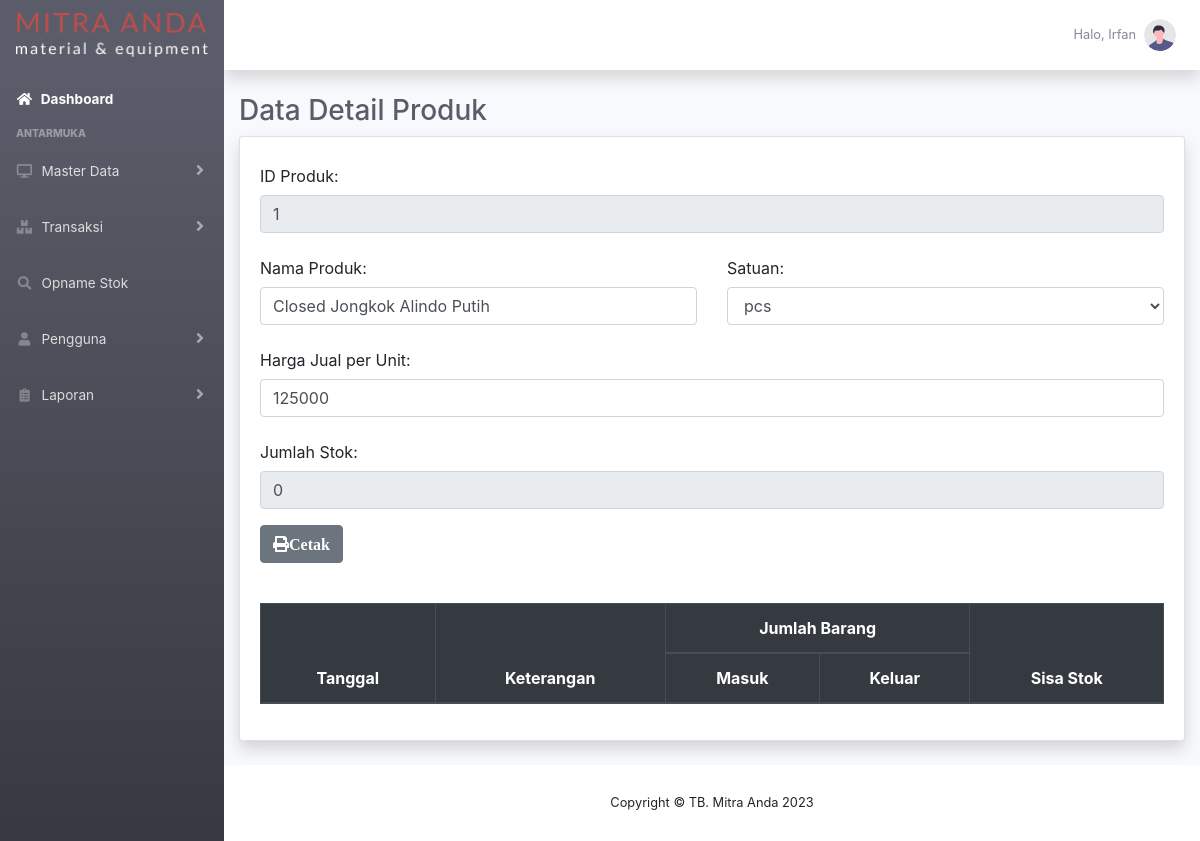
Page /php/modul/master/detailproduk.php?id=1 (signed in) on the committed database.
### tables this page shows
CREATE TABLE `tbproduk` (
  `idProduk` int(11) NOT NULL,
  `Produk` varchar(256) NOT NULL,
  `idSatuan` int(11) NOT NULL,
  `hargaJual` int(11) NOT NULL,
  `stokProduk` int(11) NOT NULL,
  `Status` tinyint(1) NOT NULL
);

CREATE TABLE `tbsatuan` (
  `idSatuan` int(11) NOT NULL,
  `Satuan` varchar(10) NOT NULL,
  `Status` tinyint(1) NOT NULL
);

### php/modul/master/detailproduk.php (the view, shortened to what this page needs)
<?php
    require '../../fungsi.php';
	$fetchIdProduk = $_GET['id'];
    $query = mysqli_query($conn,"SELECT * FROM tbproduk
    INNER JOIN tbsatuan ON tbproduk.idSatuan=tbsatuan.idSatuan
    WHERE idProduk='$fetchIdProduk'");
    $rowProduk = mysqli_fetch_array($query);
	$idProduk=$rowProduk['idProduk'];
    $Produk=$rowProduk['Produk'];
    $hargaJual=$rowProduk['hargaJual'];
    $stokProduk=$rowProduk['stokProduk'];
?>
<!DOCTYPE html>
<html lang="en">
    <head>
        <link href="../../../vendor/fontawesome-free/css/all.min.css" rel="stylesheet" type="text/css">
        <link href="../../../css/sb-admin-2.css" rel="stylesheet">
        <link rel="stylesheet" href="https://maxcdn.bootstrapcdn.com/bootstrap/4.5.2/css/bootstrap.min.css">
        <link rel="stylesheet" type="text/css" href="https://cdnjs.cloudflare.com/ajax/libs/twitter-bootstrap/4.5.2/css/bootstrap.css">
        <link rel="stylesheet" type="text/css" href="https://cdn.datatables.net/1.13.4/css/dataTables.bootstrap4.min.css">
        <link rel="stylesheet" href="https://cdn.jsdelivr.net/npm/bootstrap-select@1.13.14/dist/css/bootstrap-select.min.css">
        <link rel="stylesheet" type="text/css" href="https://cdn.datatables.net/buttons/1.6.5/css/buttons.dataTables.min.css">
        <link rel="stylesheet" href="https://cdn.jsdelivr.net/npm/bootstrap-select@1.13.14/dist/css/bootstrap-select.min.css">
    </head>
    <body id="page-top">
        <div id="wrapper">
            <ul class="navbar-nav bg-gradient-dark sidebar sidebar-dark accordion" id="accordionSidebar">
                <a class="sidebar-brand d-flex align-items-center justify-content-center" href="../../index.php">
                    <img class="img-fluid" src="../../../assets/img/logotext.png"></img>
                </a>
                <li class="nav-item active">
                    <a class="nav-link" href="../../index.php">
                        <i class="fas fa-fw fa-home"></i>
                        <span>Dashboard</span></a>
                </li>
                <div class="sidebar-heading">
                    Antarmuka
                </div>
                <li class="nav-item">
                    <a class="nav-link collapsed" href="#" data-toggle="collapse" data-target="#collapseMaster"
                    aria-expanded="true" aria-controls="collapseMaster">
                        <i class="fas fa-fw fa-desktop"></i>
                        <span>Master Data</span>
                    </a>
                </li>
                <li class="nav-item">
                    <a class="nav-link collapsed" href="#" data-toggle="collapse" data-target="#collapseStok"
                    aria-expanded="true" aria-controls="collapseStok">
                        <i class="fas fa-fw fa-boxes"></i>
                        <span>Transaksi</span>
                    </a>
                </li>
                <?php
                    $jabatan=$_SESSION['Jabatan']=='Owner';
                    $jabatan2=$_SESSION['Jabatan']=='Checker';
                    if($jabatan OR $jabatan2){
                ?>
                <li class="nav-item">
                    <a class="nav-link" href="../opname/dataopname.php">
                    <i class="fas fa-fw fa-search"></i>
                    <span>Opname Stok</span></a>
                </li>
				<?php
                }?>
                <li class="nav-item">
                    <a class="nav-link collapsed" href="#" data-toggle="collapse" data-target="#collapsePengguna"
                    aria-expanded="true" aria-controls="collapsePengguna">
                        <i class="fas fa-fw fa-user"></i>
                        <span>Pengguna</span>
                    </a>
                </li>
                <li class="nav-item">
                    <a class="nav-link collapsed" href="#" data-toggle="collapse" data-target="#collapseLaporan"
                    aria-expanded="true" aria-controls="collapseLaporan">
                        <i class="fas fa-fw fa-clipboard-list"></i>
                        <span>Laporan</span>
                    </a>
                </li>
            </ul>
            <div id="content-wrapper" class="d-flex flex-column">
                <div id="content">
                    <nav class="navbar navbar-expand navbar-light bg-white topbar mb-4 static-top shadow">
                        <ul class="navbar-nav ml-auto">
                            <li class="nav-item dropdown no-arrow">
                                <a class="nav-link dropdown-toggle" href="#" id="userDropdown" role="button"
                                    data-toggle="dropdown" aria-haspopup="true" aria-expanded="false">
                                    <span class="mr-2 d-none d-lg-inline text-gray-600 small"><?php echo 'Halo, '. $_SESSION['Nama'];?></span>
                                    <img class="img-profile rounded-circle"
                                        src="../../../assets/img/undraw_profile.svg">
                                </a>
                            </li>
                        </ul>
                    </nav>
                    <div class="container-fluid">
                        <h1 class="h3 mb-2 text-gray-800">Data Detail Produk</h1>
                        <form method="POST">
                            <div class="card shadow mb-4">
                                <div class="card-body">
                                    <div class="form-group">
                                        <label for="recipient-name" class="col-form-label">ID Produk:</label>
                                        <input type="text" class="form-control" id="idProduk" name="idProduk" value="<?php echo $idProduk;?>" readonly>
                                    </div>
                                    <div class="row">
                                        <div class="col">
                                            <div class="form-group">
                                                <label for="recipient-name" class="col-form-label">Nama Produk:</label>
                                                <input type="text" class="form-control" id="Produk" name="Produk" value="<?php echo $Produk;?>" oninvalid="this.setCustomValidity('Masukkan teks pada kolom pengisian ini!')" onchange="this.setCustomValidity('')" required>
                                            </div>
                                        </div>
                                        <div class="col">
                                            <div class="form-group">
                                                <label for="message-text" class="col-form-label">Satuan:</label>
                                                <select class="form-control" title="Pilih Satuan" id="idSatuan" name="idSatuan" oninvalid="this.setCustomValidity('Pilih opsi pada kolom pengisian ini!')" onchange="this.setCustomValidity('')">
                                                    <?php
                                                        $querySelect=mysqli_query($conn, "SELECT * FROM tbproduk
                                                        INNER JOIN tbsatuan ON tbproduk.idSatuan=tbsatuan.idSatuan
                                                        WHERE idProduk='$fetchIdProduk'");
                                                        $dataSelect=mysqli_fetch_array($querySelect);
                                                    ?>
                                                    <option value="<?php echo $dataSelect['idSatuan'];?>" hidden><?php echo $dataSelect['Satuan'];?></option>
                                                </select>
                                            </div>
                                        </div>
                                    </div>
                                    <div class="form-group">
                                        <label for="recipient-name" class="col-form-label">Harga Jual per Unit:</label>
                                        <input type="number" class="form-control" id="hargaJual" name="hargaJual" min="0" oninvalid="this.setCustomValidity('Masukkan angka pada kolom pengisian ini!')" onchange="this.setCustomValidity('')" value="<?php echo $hargaJual;?>" required>
                                    </div>
                                    <div class="form-group">
                                        <label for="message-text" class="col-form-label">Jumlah Stok:</label>
                                        <input type="number" class="form-control" id="stokProduk" name="stokProduk" value="<?php echo $stokProduk;?>" readonly>
                                    </div>
                                    <div class="float-left">
                                        <a class="btn btn-secondary" href="../laporan/cetaklaporanpersediaanproduk.php?id=<?php echo $idProduk;?>" target="_blank">
                                            <i class="fas fa-print">Cetak</i>
                                        </a>
                                    </div>
                                </div>
                        </form>
                        <div class="card-body">
                            <div id="datatables">
                                <table class="table table-stripped table-bordered table-hover" id="dtLaporanMasuk" width="100%" cellspacing="0">
                                    <thead class="thead-dark">
                                        <tr>
                                            <th rowspan="2" class="text-center">Tanggal</th>
                                            <th rowspan="2" class="text-center">Keterangan</th>
                                            <th colspan="2" class="text-center">Jumlah Barang</th>
                                            <th rowspan="2" class="text-center">Sisa Stok</th>
                                        </tr>
                                        <tr>
                                            <th class="text-center">Masuk</th>
                                            <th class="text-center">Keluar</th>
                                        </tr>
                                    </thead>
                                </table>
                            </div>
                        </div>
                    </div>
                </div>
                <footer class="sticky-footer bg-white">
                    <div class="container my-auto">
                        <div class="copyright text-center my-auto">
                            <span>Copyright &copy; TB. Mitra Anda 2023</span>
                        </div>
                    </div>
                </footer>
            </div>
        </div>
    </body>
</html>

### rows in the picture
tbproduk: idProduk "1", Produk "Closed Jongkok Alindo Putih", idSatuan "pcs", hargaJual "125000", stokProduk "0"

### other values in the picture
$_SESSION['Nama'] "Irfan"
